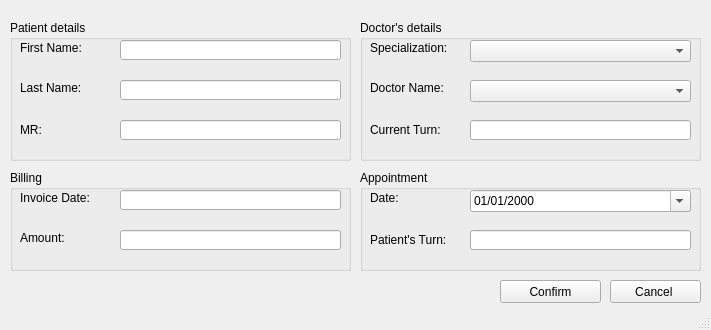
<?xml version="1.0" encoding="UTF-8"?>
<ui version="4.0">
 <class>MainWindow</class>
 <widget class="QMainWindow" name="MainWindow">
  <property name="windowModality">
   <enum>Qt::ApplicationModal</enum>
  </property>
  <property name="geometry">
   <rect>
    <x>0</x>
    <y>0</y>
    <width>711</width>
    <height>330</height>
   </rect>
  </property>
  <property name="windowTitle">
   <string>MainWindow</string>
  </property>
  <widget class="QWidget" name="centralwidget">
   <widget class="QGroupBox" name="groupBox">
    <property name="geometry">
     <rect>
      <x>10</x>
      <y>20</y>
      <width>341</width>
      <height>141</height>
     </rect>
    </property>
    <property name="title">
     <string>Patient details</string>
    </property>
    <widget class="QLabel" name="label">
     <property name="geometry">
      <rect>
       <x>10</x>
       <y>20</y>
       <width>71</width>
       <height>16</height>
      </rect>
     </property>
     <property name="text">
      <string>First Name:</string>
     </property>
    </widget>
    <widget class="QLineEdit" name="lineFirstName">
     <property name="geometry">
      <rect>
       <x>110</x>
       <y>20</y>
       <width>221</width>
       <height>20</height>
      </rect>
     </property>
     <property name="readOnly">
      <bool>true</bool>
     </property>
    </widget>
    <widget class="QLabel" name="label_2">
     <property name="geometry">
      <rect>
       <x>10</x>
       <y>60</y>
       <width>71</width>
       <height>16</height>
      </rect>
     </property>
     <property name="text">
      <string>Last Name:</string>
     </property>
    </widget>
    <widget class="QLineEdit" name="lineLastName">
     <property name="geometry">
      <rect>
       <x>110</x>
       <y>60</y>
       <width>221</width>
       <height>20</height>
      </rect>
     </property>
     <property name="readOnly">
      <bool>true</bool>
     </property>
    </widget>
    <widget class="QLabel" name="label_3">
     <property name="geometry">
      <rect>
       <x>10</x>
       <y>100</y>
       <width>81</width>
       <height>20</height>
      </rect>
     </property>
     <property name="text">
      <string>MR:</string>
     </property>
    </widget>
   </widget>
   <widget class="QGroupBox" name="groupBox_3">
    <property name="geometry">
     <rect>
      <x>10</x>
      <y>170</y>
      <width>341</width>
      <height>101</height>
     </rect>
    </property>
    <property name="title">
     <string>Billing</string>
    </property>
    <widget class="QLabel" name="label_7">
     <property name="geometry">
      <rect>
       <x>10</x>
       <y>60</y>
       <width>71</width>
       <height>16</height>
      </rect>
     </property>
     <property name="text">
      <string>Amount: </string>
     </property>
    </widget>
    <widget class="QLineEdit" name="lineAmount">
     <property name="geometry">
      <rect>
       <x>110</x>
       <y>60</y>
       <width>221</width>
       <height>20</height>
      </rect>
     </property>
     <property name="readOnly">
      <bool>true</bool>
     </property>
    </widget>
    <widget class="QLabel" name="label_10">
     <property name="geometry">
      <rect>
       <x>10</x>
       <y>20</y>
       <width>81</width>
       <height>16</height>
      </rect>
     </property>
     <property name="text">
      <string>Invoice Date:</string>
     </property>
    </widget>
    <widget class="QLineEdit" name="lineInvoiceDate">
     <property name="geometry">
      <rect>
       <x>110</x>
       <y>20</y>
       <width>221</width>
       <height>20</height>
      </rect>
     </property>
     <property name="readOnly">
      <bool>true</bool>
     </property>
    </widget>
   </widget>
   <widget class="QLineEdit" name="lineMR">
    <property name="geometry">
     <rect>
      <x>120</x>
      <y>120</y>
      <width>221</width>
      <height>20</height>
     </rect>
    </property>
    <property name="readOnly">
     <bool>true</bool>
    </property>
   </widget>
   <widget class="QGroupBox" name="groupBox_2">
    <property name="geometry">
     <rect>
      <x>360</x>
      <y>20</y>
      <width>341</width>
      <height>141</height>
     </rect>
    </property>
    <property name="title">
     <string>Doctor's details</string>
    </property>
    <widget class="QLabel" name="label_6">
     <property name="geometry">
      <rect>
       <x>10</x>
       <y>20</y>
       <width>91</width>
       <height>16</height>
      </rect>
     </property>
     <property name="text">
      <string>Specialization:</string>
     </property>
    </widget>
    <widget class="QComboBox" name="comboSpecialization">
     <property name="geometry">
      <rect>
       <x>110</x>
       <y>20</y>
       <width>221</width>
       <height>22</height>
      </rect>
     </property>
    </widget>
    <widget class="QLabel" name="label_12">
     <property name="geometry">
      <rect>
       <x>10</x>
       <y>60</y>
       <width>91</width>
       <height>16</height>
      </rect>
     </property>
     <property name="text">
      <string>Doctor Name:</string>
     </property>
    </widget>
    <widget class="QComboBox" name="comboDoctor">
     <property name="geometry">
      <rect>
       <x>110</x>
       <y>60</y>
       <width>221</width>
       <height>22</height>
      </rect>
     </property>
    </widget>
    <widget class="QLabel" name="label_4">
     <property name="geometry">
      <rect>
       <x>10</x>
       <y>100</y>
       <width>91</width>
       <height>20</height>
      </rect>
     </property>
     <property name="text">
      <string>Current Turn:</string>
     </property>
    </widget>
    <widget class="QLineEdit" name="lineCurrentPatient">
     <property name="geometry">
      <rect>
       <x>110</x>
       <y>100</y>
       <width>221</width>
       <height>20</height>
      </rect>
     </property>
     <property name="readOnly">
      <bool>true</bool>
     </property>
    </widget>
   </widget>
   <widget class="QPushButton" name="pushCancel">
    <property name="geometry">
     <rect>
      <x>610</x>
      <y>280</y>
      <width>91</width>
      <height>23</height>
     </rect>
    </property>
    <property name="text">
     <string>Cancel </string>
    </property>
   </widget>
   <widget class="QPushButton" name="pushConfirm">
    <property name="geometry">
     <rect>
      <x>500</x>
      <y>280</y>
      <width>101</width>
      <height>23</height>
     </rect>
    </property>
    <property name="text">
     <string>Confirm</string>
    </property>
   </widget>
   <widget class="QGroupBox" name="groupBox_4">
    <property name="geometry">
     <rect>
      <x>360</x>
      <y>170</y>
      <width>341</width>
      <height>101</height>
     </rect>
    </property>
    <property name="title">
     <string>Appointment</string>
    </property>
    <widget class="QLabel" name="label_11">
     <property name="geometry">
      <rect>
       <x>10</x>
       <y>20</y>
       <width>81</width>
       <height>16</height>
      </rect>
     </property>
     <property name="text">
      <string>Date:</string>
     </property>
    </widget>
    <widget class="QDateEdit" name="dateEditAppointment">
     <property name="geometry">
      <rect>
       <x>110</x>
       <y>20</y>
       <width>221</width>
       <height>22</height>
      </rect>
     </property>
     <property name="displayFormat">
      <string>MM/dd/yyyy</string>
     </property>
     <property name="calendarPopup">
      <bool>true</bool>
     </property>
    </widget>
    <widget class="QLineEdit" name="linePatientTurn">
     <property name="geometry">
      <rect>
       <x>110</x>
       <y>60</y>
       <width>221</width>
       <height>20</height>
      </rect>
     </property>
     <property name="text">
      <string/>
     </property>
     <property name="readOnly">
      <bool>true</bool>
     </property>
    </widget>
    <widget class="QLabel" name="label_5">
     <property name="geometry">
      <rect>
       <x>10</x>
       <y>60</y>
       <width>91</width>
       <height>20</height>
      </rect>
     </property>
     <property name="text">
      <string>Patient's Turn:</string>
     </property>
    </widget>
   </widget>
  </widget>
  <widget class="QStatusBar" name="statusbar"/>
 </widget>
 <resources/>
 <connections/>
</ui>
